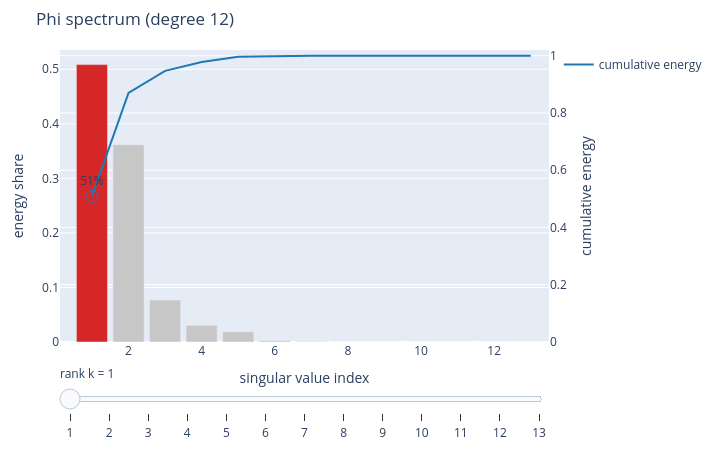

Notebook cell for this chart:
### Markdown cell above
## なぜ暴れるのか:SVD と条件数

$\Phi = U \Sigma V^\top$。小さな特異値の方向は、データのわずかなノイズを巨大な係数に増幅する。条件数 $\sigma_{\max}/\sigma_{\min}$ が大きいほど解は不安定になる。

### Code cell
Phi12, _ = poly_features(x, 12)
s = np.linalg.svd(Phi12, compute_uv=False)
print(f'degree 12: condition number = {s[0] / s[-1]:.3e}')
# Interactive: energy per singular value and cumulative energy (slider over rank k).
fig = viz.plotly_svd_spectrum(Phi12, title='Phi spectrum (degree 12)')
fig.show()

### Figure 1 — Plotly figure (JSON) as saved in the notebook; plotly's stock layout.template omitted (floating-point values rounded to 4 significant figures)
{"data": [{"marker": {"color": ["#d62728", "#c7c7c7", "#c7c7c7", "#c7c7c7", "#c7c7c7", "#c7c7c7", "#c7c7c7", "#c7c7c7", "#c7c7c7", "#c7c7c7", "#c7c7c7", "#c7c7c7", "#c7c7c7"]}, "name": "energy share", "showlegend": false, "type": "bar", "x": [1, 2, 3, 4, 5, 6, 7, 8, 9, 10, 11, 12, 13], "y": [0.5086, 0.3617, 0.07692, 0.03061, 0.01882, 0.002378, 0.0008681, 0.0001022, 3.309e-05, 1.586e-06, 4.15e-07, 1.285e-08, 3.915e-09]}, {"line": {"color": "#1f77b4"}, "mode": "lines", "name": "cumulative energy", "type": "scatter", "x": [1, 2, 3, 4, 5, 6, 7, 8, 9, 10, 11, 12, 13], "y": [0.5086, 0.8703, 0.9472, 0.9778, 0.9966, 0.999, 0.9999, 1.0, 1.0, 1.0, 1.0, 1.0, 1.0], "yaxis": "y2"}, {"marker": {"color": "#1f77b4", "size": 12, "symbol": "circle-open"}, "mode": "markers+text", "showlegend": false, "text": ["51%"], "textposition": "top center", "type": "scatter", "x": [1], "y": [0.5086], "yaxis": "y2"}], "layout": {"bargap": 0.15, "height": 450, "margin": {"b": 40, "l": 60, "r": 60, "t": 50}, "sliders": [{"currentvalue": {"prefix": "rank k = "}, "steps": [{"args": [["1"], {"frame": {"duration": 0, "redraw": true}, "mode": "immediate"}], "label": "1", "method": "animate"}, {"args": [["2"], {"frame": {"duration": 0, "redraw": true}, "mode": "immediate"}], "label": "2", "method": "animate"}, {"args": [["3"], {"frame": {"duration": 0, "redraw": true}, "mode": "immediate"}], "label": "3", "method": "animate"}, {"args": [["4"], {"frame": {"duration": 0, "redraw": true}, "mode": "immediate"}], "label": "4", "method": "animate"}, {"args": [["5"], {"frame": {"duration": 0, "redraw": true}, "mode": "immediate"}], "label": "5", "method": "animate"}, {"args": [["6"], {"frame": {"duration": 0, "redraw": true}, "mode": "immediate"}], "label": "6", "method": "animate"}, {"args": [["7"], {"frame": {"duration": 0, "redraw": true}, "mode": "immediate"}], "label": "7", "method": "animate"}, {"args": [["8"], {"frame": {"duration": 0, "redraw": true}, "mode": "immediate"}], "label": "8", "method": "animate"}, {"args": [["9"], {"frame": {"duration": 0, "redraw": true}, "mode": "immediate"}], "label": "9", "method": "animate"}, {"args": [["10"], {"frame": {"duration": 0, "redraw": true}, "mode": "immediate"}], "label": "10", "method": "animate"}, {"args": [["11"], {"frame": {"duration": 0, "redraw": true}, "mode": "immediate"}], "label": "11", "method": "animate"}, {"args": [["12"], {"frame": {"duration": 0, "redraw": true}, "mode": "immediate"}], "label": "12", "method": "animate"}, {"args": [["13"], {"frame": {"duration": 0, "redraw": true}, "mode": "immediate"}], "label": "13", "method": "animate"}]}], "title": {"text": "Phi spectrum (degree 12)"}, "width": 720, "xaxis": {"title": {"text": "singular value index"}}, "yaxis": {"rangemode": "tozero", "title": {"text": "energy share"}}, "yaxis2": {"overlaying": "y", "range": [0, 1.02], "side": "right", "title": {"text": "cumulative energy"}}}}
